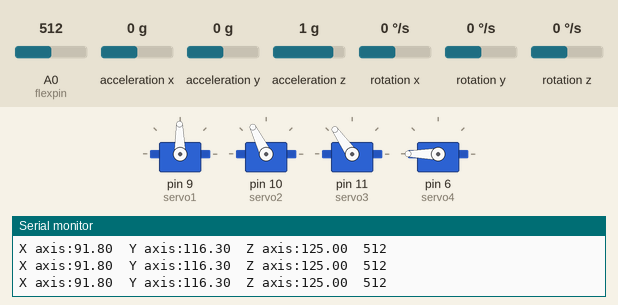
Bench run of a sketch on a simulated Arduino Uno, built with avr-gcc and run on an emulated ATmega328P. Shown: 4 × servo, the last lines printed to the serial monitor. The inputs (shaded band) are chosen by the test bench; at power-on: rotation x 0 °/s, rotation y 0 °/s, rotation z 0 °/s, A0 (flexpin) = 512, acceleration x 0 g, acceleration y 0 g, acceleration z 1 g.

Above: at 13.3 s.
13.4 s: rotation x set to -192 °/s
At 14.8 s:
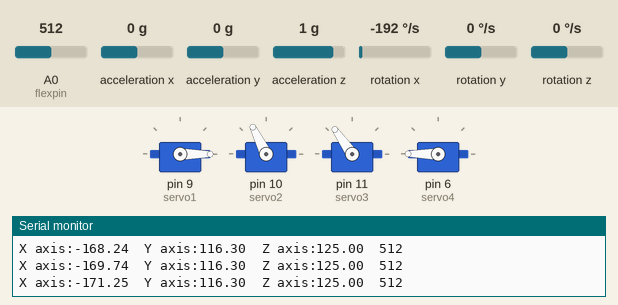
15.3 s: rotation y set to -100 °/s
At 17.7 s:
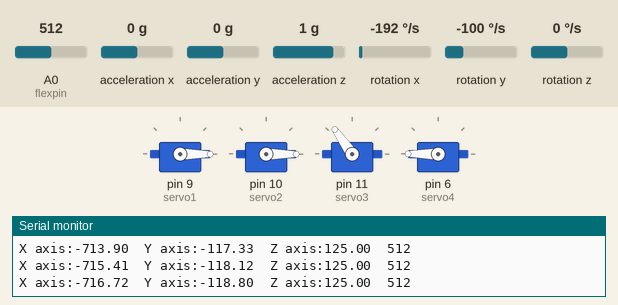
18.0 s: rotation z set to -192 °/s
At 19.7 s:
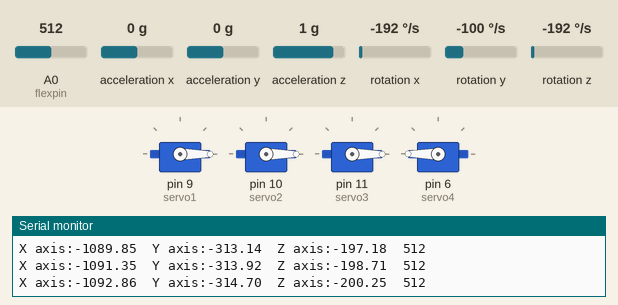
20.1 s: A0 (flexpin) set to 30
At 21.3 s:
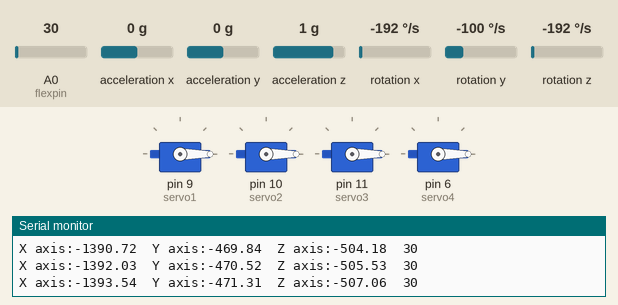
21.6 s: rotation y set to 192 °/s
At 24.42 s:
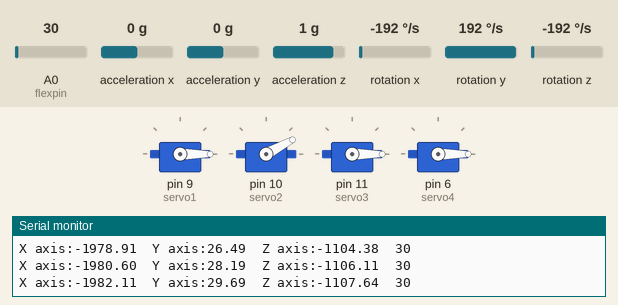
24.6 s: A0 (flexpin) set to 716
At 26.0 s:
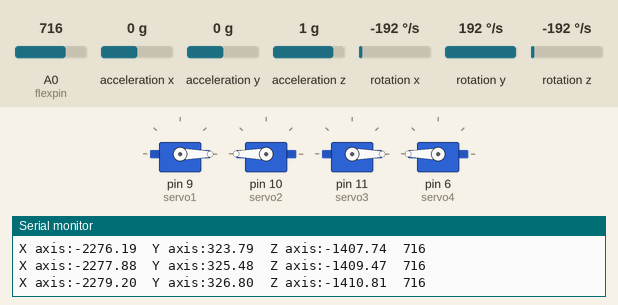
Timing chart, 0 to 30.8 s (numbered marks = the images above; inputs shaded):
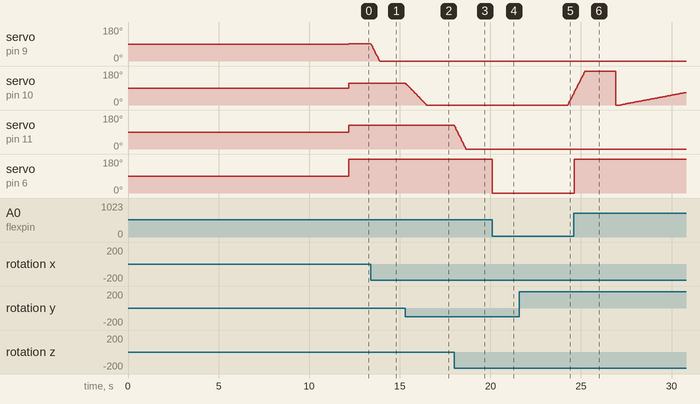

The sketch:

GyroCalculation.ino
```cpp
/*
    This is "Gesture Controlled Robotic" Arm code where you can control the Gyro Sensor in diffrent angle
    This code will help to determine the angle of X,Y,Z axis of the gyro sensore.
    Here we have take Flex sensore also to rotate the 4th servo
 */

#include "Wire.h"
#include "I2Cdev.h"
#include "MPU6050.h"
#include <Servo.h>

Servo servo1; // X-axis
Servo servo2; // Y-axis
Servo servo3; // Z-axis
Servo servo4;  //For Flex sensore

MPU6050 accelgyro;

int16_t ax, ay, az;
int16_t gx, gy, gz;

// Used to calculate the angle - Variables of the accelerometer
double accXangle;
double accYangle;
double accZangle;

// Used to calculate angle - Gyroscope variables (Note: For Diffrent sensore, The Offset value will be diffrent)
double gyroXangle = 90;//Sensor readings with offsets:  -8  0 16388 -1  -1  0 offsets in raw values: -1165 6 1245  101 -19 71
double gyroYangle = 115;
double gyroZangle = 125;

double gyroXrate;
double gyroYrate;
double gyroZrate;

double roll;
double pitch;
double yaw;

float previousTime;
float elapsedTime;
float currentTime;

double gyroXoffset;
double gyroYoffset;
double gyroZoffset;

uint32_t timer;

//flex pin read
int flexpin = A0;
int flexvalue;
int servoposition= 0;

float x = 0, y = 0, z = 0;

int c=0;

void setup () {

  Wire.begin ();

  //Initializing serial communication
  Serial.begin (115200);

  // Starting devices
  Serial.println ("Initializing I2C ...");

  accelgyro.initialize ();
  //Testing the connection to the MPU6050
  Serial.println ("Testing the  MPU6050 connection ...");
  Serial.println (accelgyro.testConnection ()? "MPU6050 successfully connected": "Connection failed with MPU6050");

  while (c < 3000) {                                                    //Calculating the Servo for 3000 times to calculate the avegare drift

    accelgyro.getMotion6 (& ax, & ay, & az, & gx, & gy, & gz);

    x += ((float)gx) / 131.0;
    y += ((float)gy) / 131.0;
    z += ((float)gz) / 131.0;
    c++;
  }

  //New offset Calculation to calibarate
  gyroXoffset = x / 3000;
  gyroYoffset = y / 3000;
  gyroZoffset = z / 3000;

  Serial.print("gyroXoffset : ");Serial.print(gyroXoffset);
  Serial.print("\ngyroYoffset : ");Serial.print(gyroYoffset);Serial.print ("\n");
  Serial.print("gyroZoffset : ");Serial.print(gyroZoffset);Serial.print ("\n");


  servo1.attach (9);    //Servo1 attached to 9 no Pin
  servo2.attach (10);   //Servo1 attached to 10 no Pin
  servo3.attach (11);   //Servo1 attached to 11 no Pin
  servo4.attach (6);    //Servo1 attached to 6 no Pin


  timer = millis ();
}

void loop () {
  // Reading the connection to the MPU6050
  accelgyro.getMotion6 (& ax, & ay, & az, & gx, & gy, & gz);


  // Calculate the angles based on the sensors
  double aX = (ax) / 16384.0; // +- 2 sensitivity
  double aY = (ay) / 16384.0;
  double aZ = (az) / 16384.0;
  accXangle = (atan2 (aY, aZ) + PI) * RAD_TO_DEG;
  accYangle = (atan2 (aX, aZ) + PI) * RAD_TO_DEG;
  accZangle = (atan2 (aY, aZ) + PI) * RAD_TO_DEG;

   previousTime = currentTime;        // Previous time is stored before the actual time read
   currentTime = millis();            // Current time actual time read
   elapsedTime = (currentTime - previousTime) / 1000;

// gyrorate calculation
  gyroXrate = ((double) gx / 131.0);
  gyroYrate = ((double) gy / 131.0);
  gyroZrate = ((double) gz / 131.0);

//gyrorate rate correction
   gyroXrate -= gyroXoffset;
   gyroYrate -= gyroYoffset;
   gyroZrate -= gyroZoffset;

  //calculate gyro angles
  gyroXangle += gyroXrate * elapsedTime;
  gyroYangle += gyroYrate * elapsedTime;
  gyroZangle += gyroZrate * elapsedTime;

  // apply complementry filter
  roll = (0.02 * accXangle) + (0.98 * gyroXangle);
  pitch = (0.02 * accYangle) + (0.98 * gyroYangle);
  yaw= gyroZangle;


  //Flex sensor reading
  flexvalue = analogRead(flexpin);
  servoposition = map(flexvalue, 390, 500, 0, 180);
  servoposition= constrain(servoposition, 0,180);

  servo1.write (roll);
  servo2.write (pitch);
  servo3.write (gyroZangle);
  servo4.write (servoposition);

  timer = millis ();
  // The maximum sample rate of the accelerometer is 1KHz
  delay (1);

 // Serial.print (gyroXrate); Serial.print ("\t");
 // Serial.print (gyroYrate); Serial.print ("\t");
 // Serial.print (gyroZrate); Serial.print ("\t");
  // Angle x / y / z
  Serial.print ("X axis:");Serial.print (roll); Serial.print ("\t");
  Serial.print ("Y axis:");Serial.print (pitch); Serial.print ("\t");
  Serial.print ("Z axis:");Serial.print (yaw); Serial.print ("\t");
  Serial.print(flexvalue);Serial.print ("\t");

  Serial.print ("\n");
}
```

Measured:
- after the input at 13.4 s, servo on pin 9 (servo1): moves from 91° to 0° over 0.48 s, starting at once
- after the input at 15.3 s, servo on pin 10 (servo2): moves from 116° to 0° over 1.2 s, starting at once
- after the input at 18.0 s, servo on pin 11 (servo3): moves from 125° to 0° over 0.64 s, starting at once
- after the input at 20.1 s, servo on pin 6 (servo4): 180° → 0° at once
- after the input at 21.6 s, servo on pin 10 (servo2): moves from 0° to 63° over 0.33 s, starting after 2.7 s
- after the input at 24.6 s, servo on pin 6 (servo4): 0° → 180° at once
